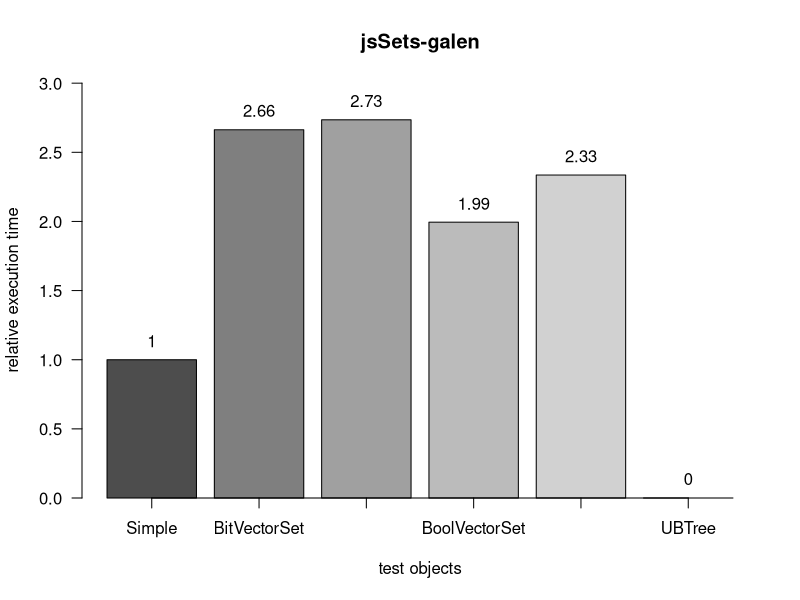
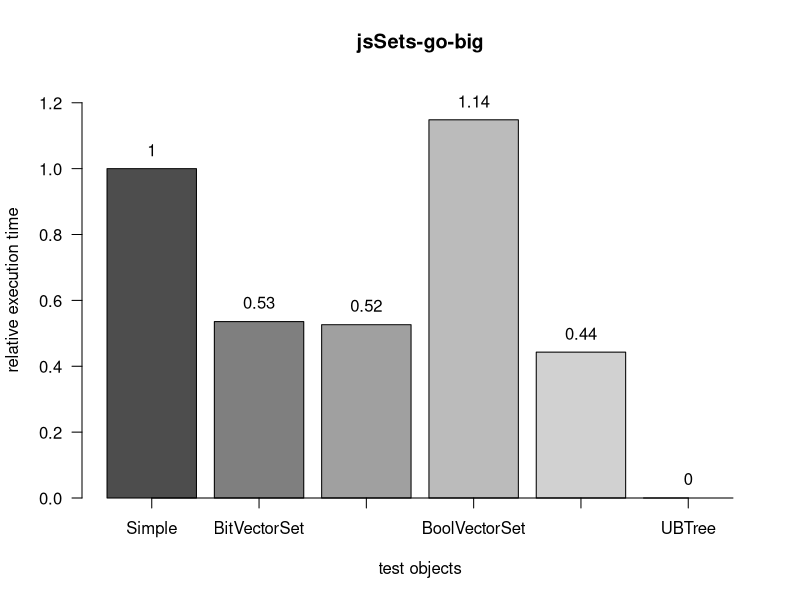
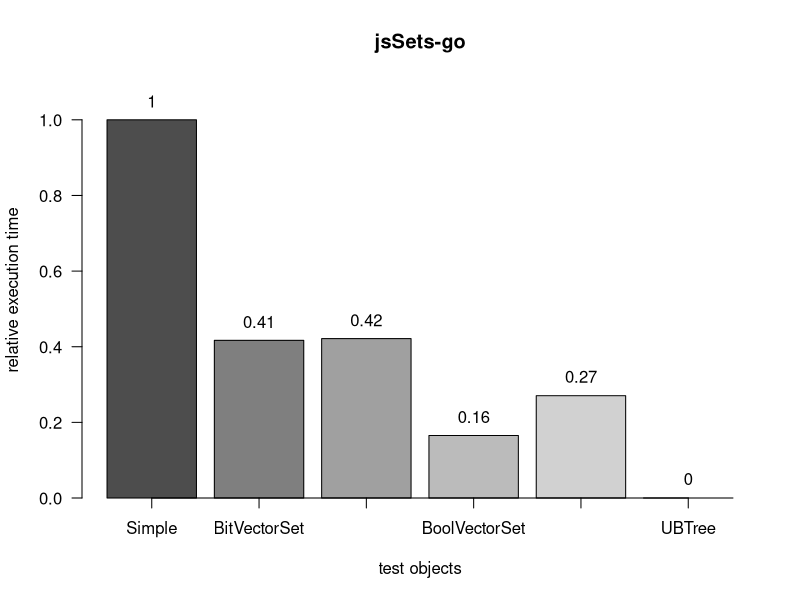
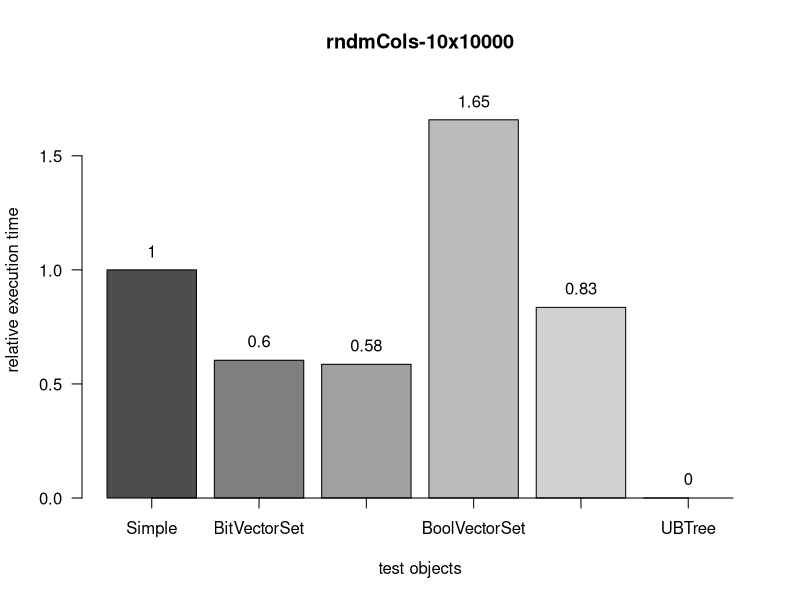
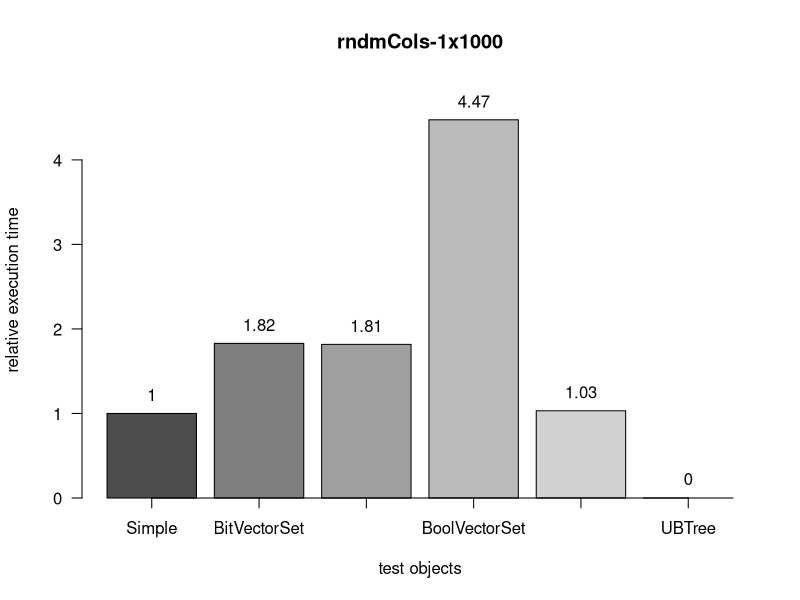
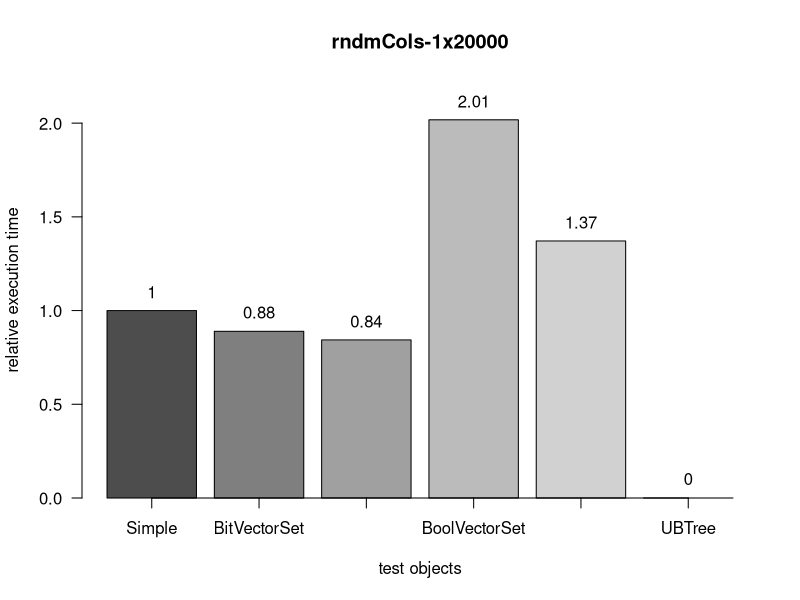

Source code (R) for these figures, in order:
# read results
results <- read.csv("results.csv")
# number of tested set representation objects
objectNum <- ncol(results) - 1

# number of tested files
fileNum <- nrow(results)
# names of tested files
fileNames <- results[, 1]

# show results in relation to first entry
for (i in 1:fileNum) {
  results[i, 2:ncol(results)] <-
    results[i, 2:ncol(results)] / results[i, 2]
}

# plot results
for (i in 1:fileNum) {
  # create pdf for plot
  pdf(paste0("plots/plot_", fileNames[i], ".pdf"), width = 10)
  y <- unlist(results[i, 2:(objectNum + 1)])
  x <- barplot(
    y,
    ylim = c(0,max(y)*1.1),
    xlab = "test objects",
    ylab = "relative execution time",
    main = fileNames[i],
    col = grey.colors(objectNum),
    axes = TRUE,
    axis.lty = 1,
    las = 1
  )
  text(x,(y + max(y)/20),labels=as.character(floor(y * 100)/100))
}

dev.off()
